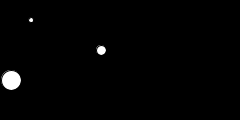
Frame 1 (no input)
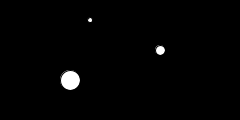
Frame 60 (the mouse pressed at the canvas centre just before this capture)
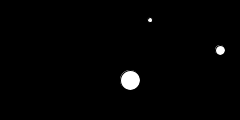
Frame 120 (the mouse held since frame 60 and released just before this capture)

The Processing sketch that drew these frames (run headless with seeded random() and noise(); from frame 60 on, the mouse is pressed at the canvas centre):

// Processing sketch: sheet3_3
// ── sheet3_3.pde
class MyCircle { //クラスのブロックの生成
  int x; //円の位置の x 座標を扱うフィールド x を宣言(整数型)
  int y; //円の位置の y 座標を扱うフィールド y を宣言(整数型)
  int diameter; //円の直径を扱うフィールド diameter を宣言(整数型)
  //コンストラクタを定義する
  // (仮引数：x の初期値 tempX, y の初期値 tempY, diameter の初期値 tempD,)
  MyCircle(int tempX, int tempY, int tempD){
    x = tempX; // x に tempX を代入する
    y = tempY; // y に tempY を代入する
    diameter = tempD; // diameter に tempD を代入する
  }
  //円の位置のｘ座標を更新するメソッド move()，戻り値の型: void，引数: なし
  void move(){
    x = x+1;
  }
  //円を描画するメソッド drawShape()，戻り値:なし，引数: なし
  void drawShape(){
    ellipse(x, y, diameter, diameter); // x 座標，y 座標を中心に，直径 diameter の円を描く
  }
}

//回答
MyCircle c1,c2,c3;

void setup(){
  size(240, 120);
  ellipseMode(CENTER);

  c1 = new MyCircle(30, 20, 5);
  c2 = new MyCircle(100, 50, 10);
  c3 = new MyCircle(10, 80, 20);
}

void draw(){
  background(0);

  c1.move();
  c2.move();
  c3.move();

  c1.drawShape();
  c2.drawShape();
  c3.drawShape();
}
